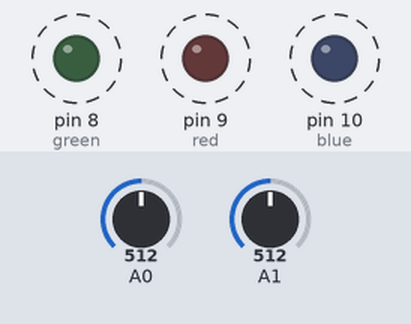
Recording of a sketch running on a simulated Arduino Uno, built with avr-gcc and run on an emulated ATmega328P. On the bench: output pins drawn as LEDs (lit = HIGH). Dashed ring = blinking. The inputs (shaded band) are chosen by the test bench; at power-on: A0 = 512, A1 = 512.

Above: at 1.2 s.
1.3 s: A0 set to 306
4.3 s: A1 set to 306
At 5.3 s:
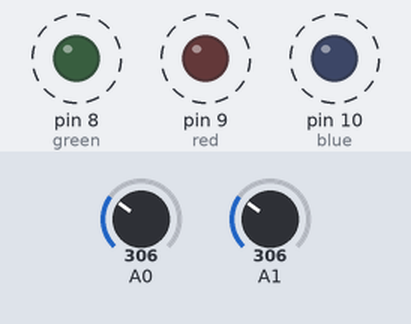
7.3 s: A1 set to 511
At 7.64 s:
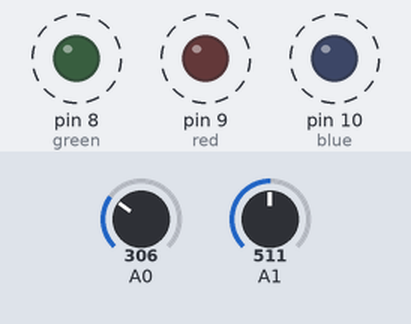
10.3 s: A0 set to 511
At 10.9 s:
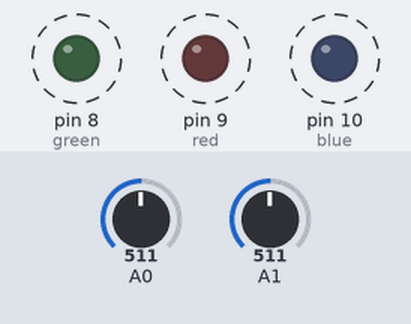
13.3 s: A0 set to 0
At 14.3 s:
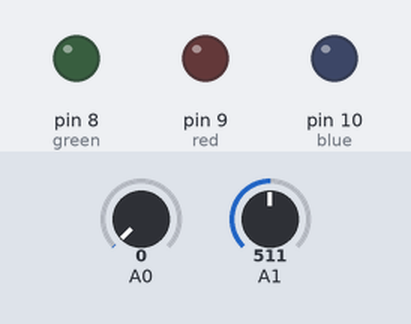
Timing chart, 0 to 15.8 s (numbered marks = the images above; inputs shaded):
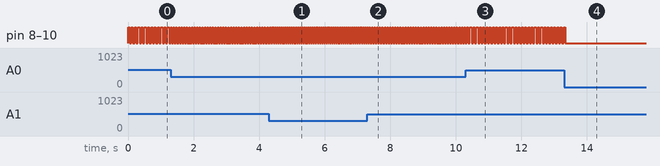

Measured:
- after the input at 4.3 s, pin 8 (green), pin 9 (red), pin 10 (blue): alternates HIGH for 0.03 s and LOW for 0.03 s, starting after 0.14 s
- after the input at 7.3 s, pin 8 (green), pin 9 (red), pin 10 (blue): alternates HIGH for 0.03 s and LOW for 0.05 s, starting after 0.21 s
- after the input at 10.3 s, pin 8 (green), pin 9 (red), pin 10 (blue): alternates HIGH for 0.05 s and LOW for 0.05 s, starting after 0.18 s
- after the input at 13.3 s, pin 8 (green), pin 9 (red), pin 10 (blue): goes on until 13.3 s, then stays LOW
- by itself, pin 8 (green), pin 9 (red), pin 10 (blue): alternates HIGH for 0.03 s and LOW for 0.05 s

The sketch:

lightControl_MK2.ino
```cpp
#include<Wire.h>

int red = 9;
int green = 8;
int blue = 10;

int valueLight = 50;
int valueDelay = 50;

void flash(int, int);

void setup() {

  pinMode(red, OUTPUT);
  pinMode(green, OUTPUT);
  pinMode(blue, OUTPUT);
}

void loop() {
  valueLight=analogRead(A0);
  valueDelay=analogRead(A1);

  valueLight=map(valueLight,0,1023,0,100);
  valueDelay=map(valueDelay,0,1023,0,100);

  flash(valueLight, valueDelay);
}

void flash(int valueLight, int valueDelay) {
  digitalWrite(red, HIGH);
  digitalWrite(green, HIGH);
  digitalWrite(blue, HIGH);
  delay(valueLight);
  digitalWrite(red, LOW);
  digitalWrite(green, LOW);
  digitalWrite(blue, LOW);
  delay(valueDelay);
}
```
